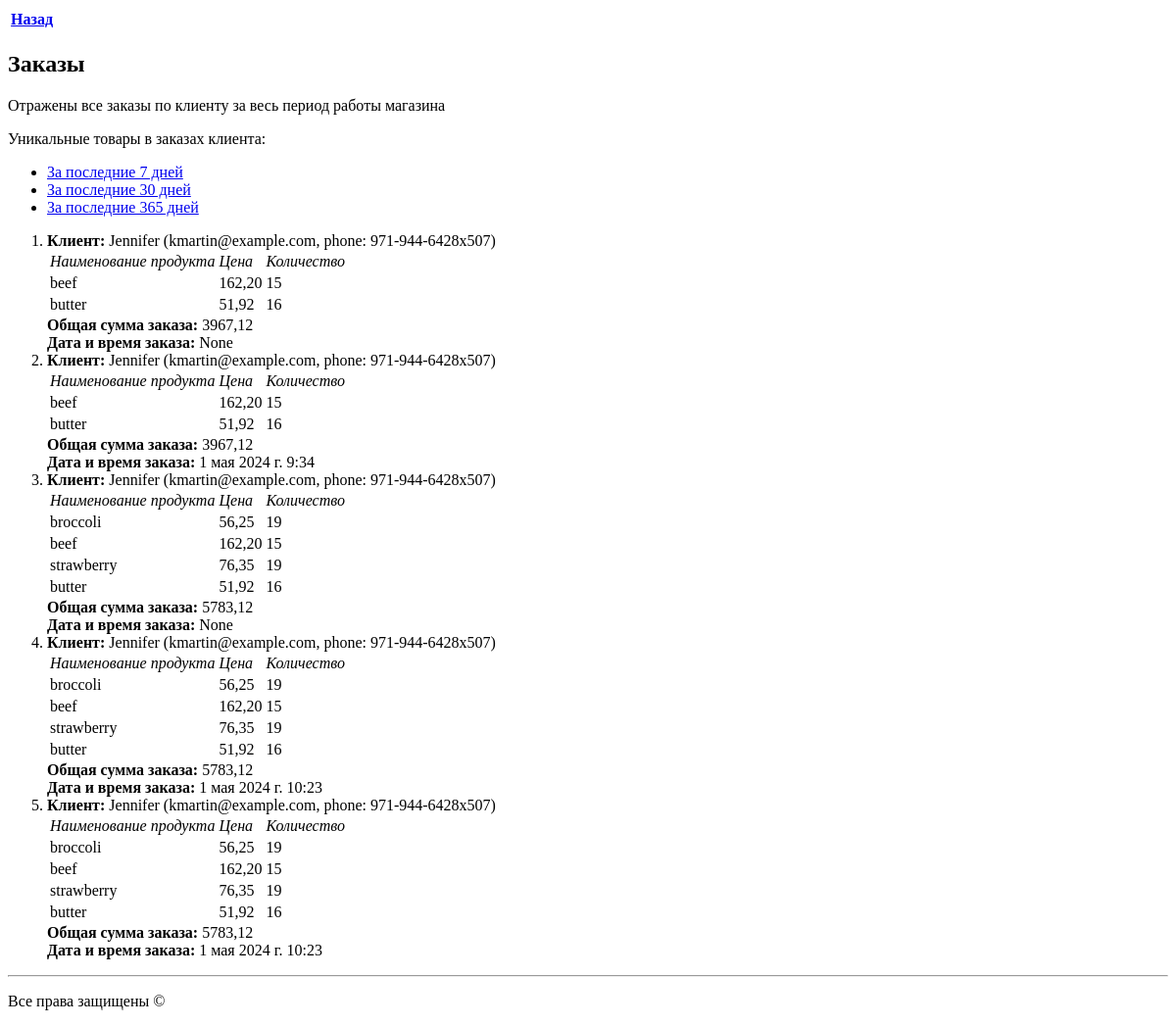
The page /store/orders/4/ on the database as committed earlier.
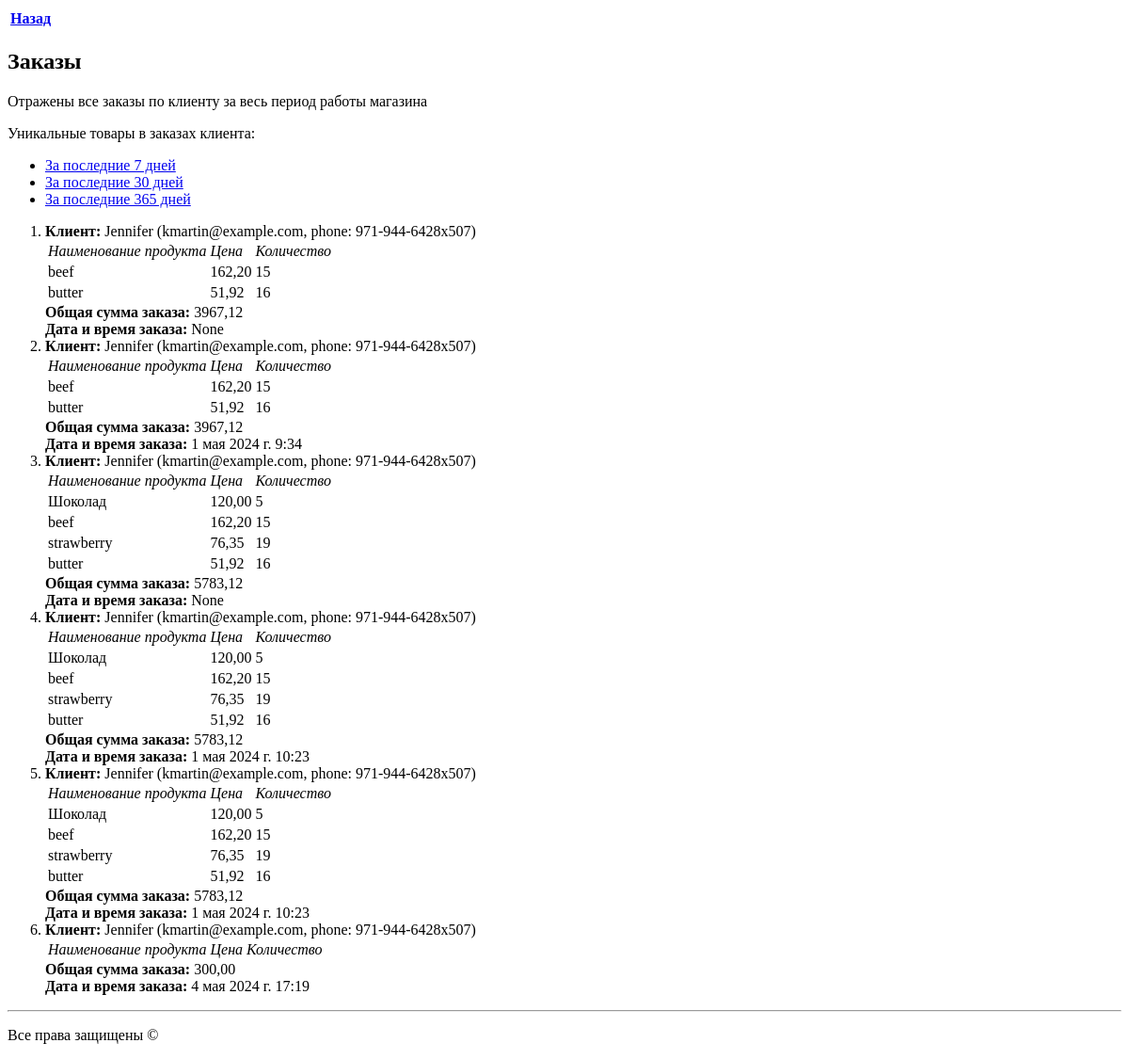
The same page on the database as committed later.
### storeapp/models.py (models this page shows, shortened)
class Order(models.Model):
    customer = models.ForeignKey(Client, on_delete=models.CASCADE)
    products = models.ManyToManyField(Product)
    total_price = models.DecimalField(max_digits=8, decimal_places=2)
    date_ordered = models.DateTimeField(auto_now_add=True)
    def display_products(self):
        return ', '.join([f'{product.name}: {product.amount} шт.' for product in self.products.all()])
    display_products.short_description = 'Продукты'

class Client(models.Model):
    name = models.CharField(max_length=50)
    email = models.EmailField(unique=True)
    phone = models.CharField(max_length=15, unique=True)
    address = models.CharField(max_length=150)
    date_registration = models.DateTimeField(auto_now_add=True)
    def __str__(self):
        return f'{self.name} ({self.email}, phone: {self.phone})'

class Product(models.Model):
    name = models.CharField(max_length=100)
    description = models.TextField()
    price = models.DecimalField(max_digits=8, decimal_places=2)
    amount = models.IntegerField()
    date_added = models.DateTimeField(auto_now_add=True)
    photo = models.ImageField(upload_to='products/', null=True, blank=True)

### storeapp/views.py (the view)
# urls.py: path('orders/<int:client_id>/', get_orders_on_client_id, name='get_orders_on_client_id'),
def get_orders_on_client_id(request, client_id):
    orders = Order.objects.filter(customer=client_id).all()
    if orders.exists():
        context = {'orders': orders, 'name': f'Заказы по клиенту с id {client_id}', 'client_id': client_id}
        return render(request, 'storeapp/orders_client.html', context)
    return render(request, 'storeapp/404.html',
                  {'text': f'У Клиента с ID {client_id} пока нет заказов',
                   'name': 'Данные не обнаружены'})

### storeapp/templates/storeapp/orders_client.html (shortened to what this page needs)
{% extends 'base.html' %}
{% block content %}
  <table>
    <tr>
        <td> <b><a href="../../clients/">Назад</a> </b></td>
  </table>
<h2>Заказы</h2>
<p>Отражены все заказы по клиенту за весь период работы магазина</p>
<p>Уникальные товары в заказах клиента:</p>
<ul>
  <li><a href="{% url 'get_products_in_orders_on_client_id_sort' client_id '7' %}"> За последние 7 дней</a></li>
  <li><a href="{% url 'get_products_in_orders_on_client_id_sort' client_id '30' %}"> За последние 30 дней</a></li>
  <li><a href="{% url 'get_products_in_orders_on_client_id_sort' client_id '365' %}"> За последние 365 дней</a></li>
</ul>
  <ol>
    {% for order in orders %}
    <li><div><b> Клиент: </b>{{ order.customer }}</div>
        <table>
        <tr><td> <i> Наименование продукта </i><td> <i> Цена </i></td><td> <i> Количество </i></td></tr>
      {% for item in order.products.all %}
        <tr><td>{{ item.name }}</td><td>{{ item.price }}</td><td>{{ item.amount }}</td></tr>
      {% endfor %}
      </table>
        <div><b> Общая сумма заказа: </b>{{ order.total_price }}</div>
        <div><b> Дата и время заказа: </b>{{ order.date_ordered }}</div>
    </li>
    {% endfor %}
  </ol>
{% endblock %}

Rows that differ between the two databases and show on the page:
changed Product: name "broccoli" → "Шоколад"; price "56,25" → "120,00"; amount "19" → "5"
added Order: customer "Jennifer (kmartin@example.com, phone: 971-944-6428x507)", total_price "300,00", date_ordered "4 мая 2024 г. 17:19"
